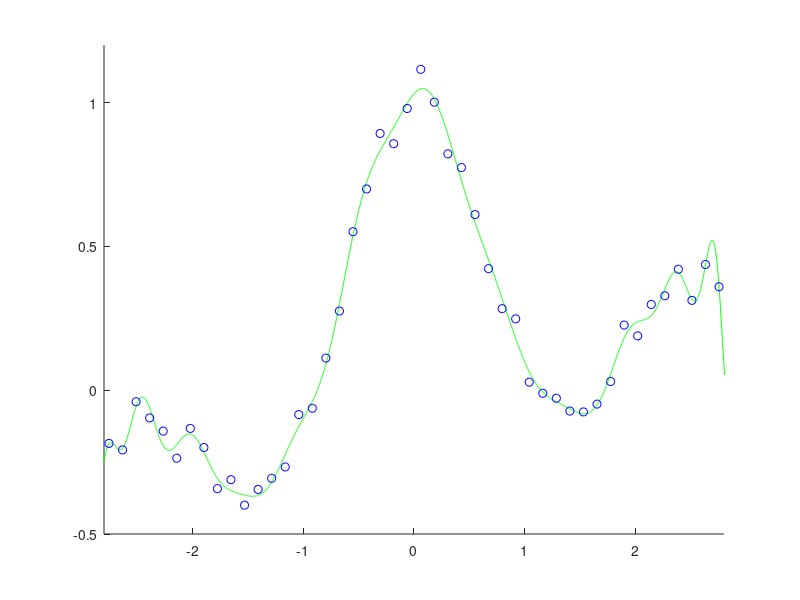

Here is the MATLAB script that generated this plot:
n = 50;
N = 5000;
x = linspace(-3, 3, n)';
X = linspace(-3, 3, N)';
pix = pi*x;
y = sin(pix)./(pix)+0.1*x+0.05*randn(n, 1);

p(:, 1) = ones(n, 1);
P(:, 1) = ones(N, 1);

for ii = 1:15
    p(:, 2*ii) = sin(ii/2*x);
    p(:, 2*ii+1) = cos(ii/2*x);
    P(:, 2*ii) = sin(ii/2*X);
    P(:, 2*ii+1) = cos(ii/2*X);
end
t = p\y;
F = P*t;

figure
axis([-2.8 2.8 -0.5 1.2])
hold on
plot(X, F, 'g-')
plot(x, y, 'bo')
hold off